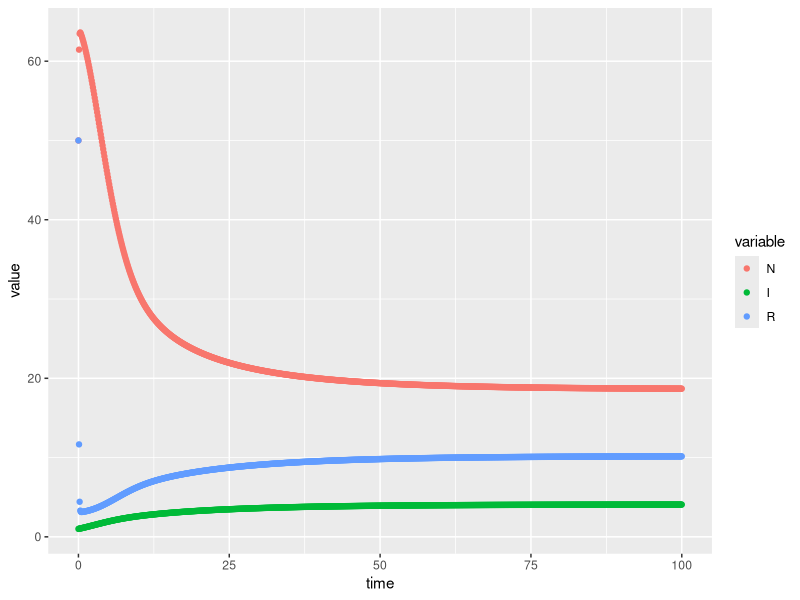
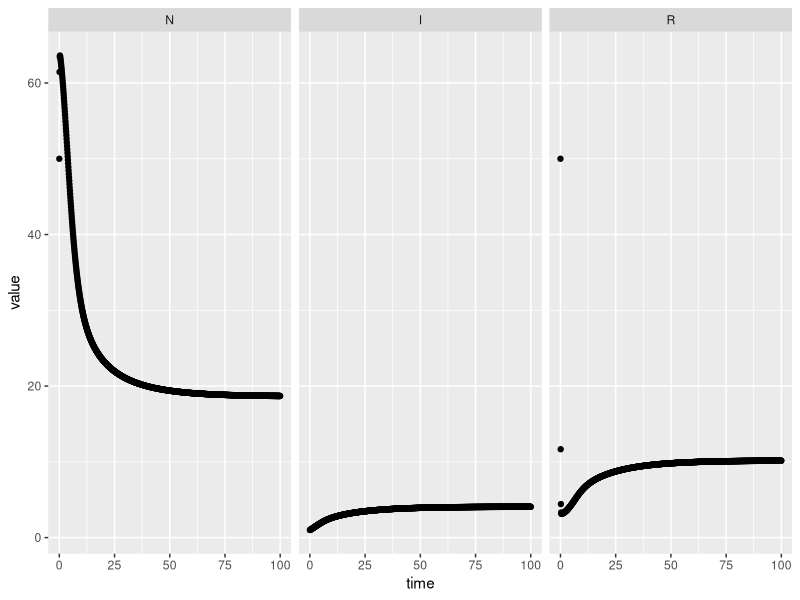

Generate these figures, in order, with R:
library(deSolve)
library(ggplot2)
library(reshape2)


#ESTADOS & PARAMETROS
parameters <- c(an = 0.3, bn = 0.3, dn = 0.1,
                ai = 0.05, bi = 0.05, di = 0.1,
                alphaI = 0.2, beta = 0.02,
                br = 60, dr = 0.1)

state <- c(N = 50, I = 1, R = 50)

time <- seq(0, 100, by = 0.1)

pig <- function(t, state, parameters){
  with(as.list(c(state, parameters)), {
    dN  = an * bn * R * N - alphaI * N * I - dn * N
    dI = ai * bi * R * I + beta * alphaI * N * I - di * I
    dR = br - R * dr - ai * I * R - an * R * N
    return(list(c(dN, dI, dR)))
  })
}

  
out <- ode(y = state, times = time, func = pig, parms = parameters)


out.df = as.data.frame(out) # exigido pelo ggplot

out.m = melt(out.df, id.vars='time') 

ggplot(out.m, aes(time, value, color = variable)) + geom_point()
ggplot(out.m, aes(time, value)) + geom_point() + facet_wrap(out.m$variable)


#ggplot(data = out.df, aes(x = N, I, color = time)) + geom_point()
